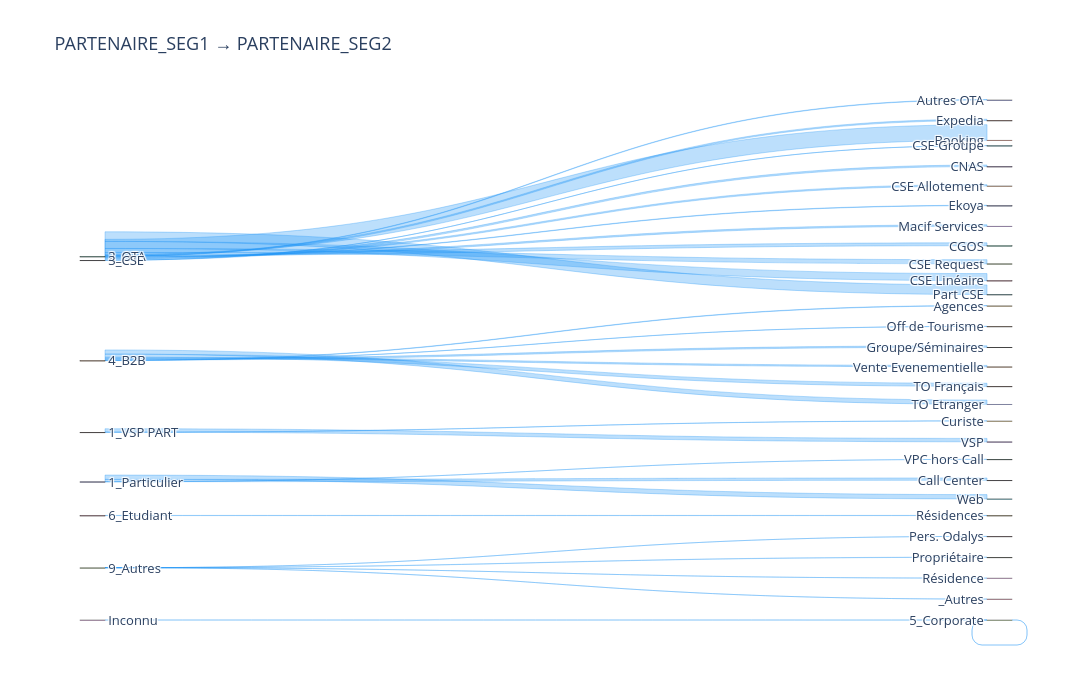

Notebook code cell kept with this figure:
### Code cell
import plotly.graph_objects as go

flux = data.groupby(['PARTENAIRE_SEG1', 'PARTENAIRE_SEG2']).size().reset_index(name='count')
labels = list(flux['PARTENAIRE_SEG1'].unique()) + list(flux['PARTENAIRE_SEG2'].unique())

source = flux['PARTENAIRE_SEG1'].map({v: i for i, v in enumerate(labels)})
target = flux['PARTENAIRE_SEG2'].map({v: i for i, v in enumerate(labels)})

fig = go.Figure(go.Sankey(
    node=dict(
        label=labels,
        pad=30,
        thickness=25
    ),
    link=dict(
        source=source,
        target=target,
        value=flux['count'],
        color='rgba(33, 150, 243, 0.3)',
    )
))

fig.update_layout(
    title='PARTENAIRE_SEG1 → PARTENAIRE_SEG2',
    font=dict(size=13),
    height=700,
    width=1100,
)

fig.show()

### Figure 1 — Plotly figure (JSON) as saved in the notebook; plotly's stock layout.template omitted (floating-point values rounded to 4 significant figures; data arrays with more than 128 entries replaced by an {"elided": "..."} marker saying what was removed)
{"data": [{"link": {"color": "rgba(33, 150, 243, 0.3)", "source": {"elided": "261 int values"}, "target": {"elided": "261 int values"}, "value": {"elided": "261 int values"}}, "node": {"label": ["1_Particulier", "1_VSP PART", "2_OTA", "3_CSE", "4_B2B", "5_Corporate", "6_Etudiant", "9_Autres", "Inconnu", "Agences", "Autres OTA", "Booking", "CGOS", "CNAS", "CSE Allotement", "CSE Groupe", "CSE Linéaire", "CSE Request", "Call Center", "Curiste", "Ekoya", "Expedia", "Groupe/Séminaires", "Macif Services", "Off de Tourisme", "Part CSE", "Pers. Odalys", "Propriétaire", "Résidence", "Résidences", "TO Etranger", "TO Français", "VPC hors Call", "VSP", "Vente Evenementielle", "Web", "_Autres", "5_Corporate"], "pad": 30, "thickness": 25}, "type": "sankey"}], "layout": {"font": {"size": 13}, "height": 700, "title": {"text": "PARTENAIRE_SEG1 → PARTENAIRE_SEG2"}, "width": 1100}}
